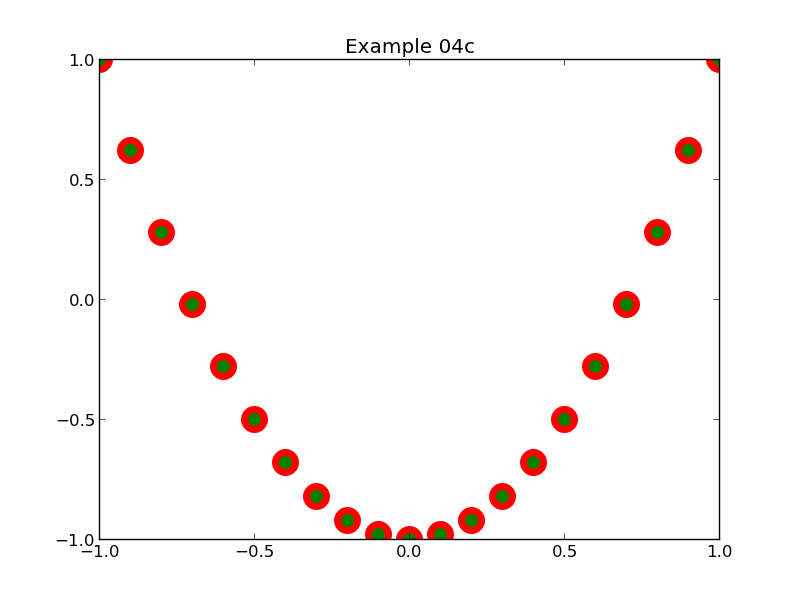

The script that saved this image:
import matplotlib.pyplot as pyplot

# Get some data to plot
import plotdata
x = plotdata.data04x
y = plotdata.data04yb

# Plot y against x
pyplot.plot(x, y, linestyle='', marker='o', markersize=15.0, markeredgewidth=5.0, markerfacecolor='green', markeredgecolor='red')

# Set a title
pyplot.title('Example 04c')

pyplot.savefig('example04c.png')
